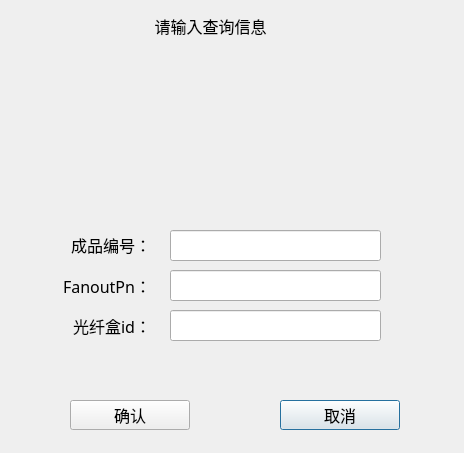
<?xml version="1.0" encoding="UTF-8"?>
<ui version="4.0">
 <class>Log_LogQueryDlg</class>
 <widget class="QDialog" name="Log_LogQueryDlg">
  <property name="geometry">
   <rect>
    <x>0</x>
    <y>0</y>
    <width>464</width>
    <height>453</height>
   </rect>
  </property>
  <property name="windowTitle">
   <string>Dialog</string>
  </property>
  <property name="styleSheet">
   <string notr="true"/>
  </property>
  <widget class="QLabel" name="label_2">
   <property name="geometry">
    <rect>
     <x>30</x>
     <y>270</y>
     <width>121</width>
     <height>31</height>
    </rect>
   </property>
   <property name="font">
    <font>
     <family>微软雅黑</family>
     <pointsize>12</pointsize>
    </font>
   </property>
   <property name="styleSheet">
    <string notr="true"/>
   </property>
   <property name="text">
    <string>FanoutPn：</string>
   </property>
   <property name="alignment">
    <set>Qt::AlignRight|Qt::AlignTrailing|Qt::AlignVCenter</set>
   </property>
  </widget>
  <widget class="QLineEdit" name="FindFanoutPnEdit">
   <property name="geometry">
    <rect>
     <x>170</x>
     <y>270</y>
     <width>211</width>
     <height>31</height>
    </rect>
   </property>
   <property name="font">
    <font>
     <family>微软雅黑</family>
     <pointsize>12</pointsize>
    </font>
   </property>
   <property name="styleSheet">
    <string notr="true"/>
   </property>
  </widget>
  <widget class="QPushButton" name="quitBtn">
   <property name="geometry">
    <rect>
     <x>280</x>
     <y>400</y>
     <width>120</width>
     <height>30</height>
    </rect>
   </property>
   <property name="font">
    <font>
     <family>微软雅黑</family>
     <pointsize>12</pointsize>
    </font>
   </property>
   <property name="styleSheet">
    <string notr="true"/>
   </property>
   <property name="text">
    <string>取消</string>
   </property>
  </widget>
  <widget class="QPushButton" name="okBtn">
   <property name="geometry">
    <rect>
     <x>70</x>
     <y>400</y>
     <width>120</width>
     <height>30</height>
    </rect>
   </property>
   <property name="font">
    <font>
     <family>微软雅黑</family>
     <pointsize>12</pointsize>
    </font>
   </property>
   <property name="styleSheet">
    <string notr="true"/>
   </property>
   <property name="text">
    <string>确认</string>
   </property>
  </widget>
  <widget class="QWidget" name="dateWid" native="true">
   <property name="geometry">
    <rect>
     <x>10</x>
     <y>59</y>
     <width>450</width>
     <height>151</height>
    </rect>
   </property>
   <property name="font">
    <font>
     <family>微软雅黑</family>
     <pointsize>12</pointsize>
    </font>
   </property>
   <property name="styleSheet">
    <string notr="true"/>
   </property>
  </widget>
  <widget class="QLabel" name="label">
   <property name="geometry">
    <rect>
     <x>140</x>
     <y>10</y>
     <width>141</width>
     <height>31</height>
    </rect>
   </property>
   <property name="font">
    <font>
     <family>微软雅黑</family>
     <pointsize>12</pointsize>
    </font>
   </property>
   <property name="styleSheet">
    <string notr="true"/>
   </property>
   <property name="text">
    <string>请输入查询信息</string>
   </property>
   <property name="alignment">
    <set>Qt::AlignCenter</set>
   </property>
  </widget>
  <widget class="QLineEdit" name="FiberBoxIdEdit">
   <property name="geometry">
    <rect>
     <x>170</x>
     <y>310</y>
     <width>211</width>
     <height>31</height>
    </rect>
   </property>
   <property name="font">
    <font>
     <family>微软雅黑</family>
     <pointsize>12</pointsize>
    </font>
   </property>
   <property name="styleSheet">
    <string notr="true"/>
   </property>
  </widget>
  <widget class="QLabel" name="label_3">
   <property name="geometry">
    <rect>
     <x>30</x>
     <y>310</y>
     <width>121</width>
     <height>31</height>
    </rect>
   </property>
   <property name="font">
    <font>
     <family>微软雅黑</family>
     <pointsize>12</pointsize>
    </font>
   </property>
   <property name="styleSheet">
    <string notr="true"/>
   </property>
   <property name="text">
    <string>光纤盒id：</string>
   </property>
   <property name="alignment">
    <set>Qt::AlignRight|Qt::AlignTrailing|Qt::AlignVCenter</set>
   </property>
  </widget>
  <widget class="QLabel" name="label_4">
   <property name="geometry">
    <rect>
     <x>30</x>
     <y>229</y>
     <width>121</width>
     <height>31</height>
    </rect>
   </property>
   <property name="font">
    <font>
     <family>微软雅黑</family>
     <pointsize>12</pointsize>
    </font>
   </property>
   <property name="styleSheet">
    <string notr="true"/>
   </property>
   <property name="text">
    <string>成品编号：</string>
   </property>
   <property name="alignment">
    <set>Qt::AlignRight|Qt::AlignTrailing|Qt::AlignVCenter</set>
   </property>
  </widget>
  <widget class="QLineEdit" name="FindPnEdit">
   <property name="geometry">
    <rect>
     <x>170</x>
     <y>230</y>
     <width>211</width>
     <height>31</height>
    </rect>
   </property>
   <property name="font">
    <font>
     <family>微软雅黑</family>
     <pointsize>12</pointsize>
    </font>
   </property>
   <property name="styleSheet">
    <string notr="true"/>
   </property>
  </widget>
 </widget>
 <resources/>
 <connections/>
</ui>
